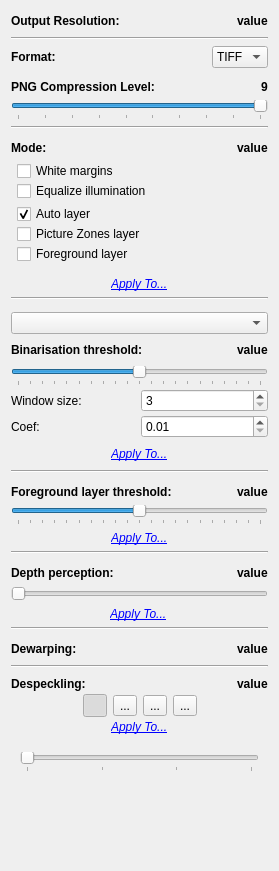
<?xml version="1.0" encoding="UTF-8"?>
<ui version="4.0">
 <class>OutputOptionsWidget</class>
 <widget class="QWidget" name="OutputOptionsWidget">
  <property name="geometry">
   <rect>
    <x>0</x>
    <y>0</y>
    <width>279</width>
    <height>871</height>
   </rect>
  </property>
  <property name="windowTitle">
   <string notr="true">Form</string>
  </property>
  <layout class="QVBoxLayout" name="verticalLayout_8">
   <item>
    <layout class="QHBoxLayout" name="horizontalLayout_15">
     <item>
      <widget class="QLabel" name="dpiLabel">
       <property name="font">
        <font>
         <weight>75</weight>
         <bold>true</bold>
        </font>
       </property>
       <property name="contextMenuPolicy">
        <enum>Qt::NoContextMenu</enum>
       </property>
       <property name="text">
        <string>Output Resolution:</string>
       </property>
       <property name="textFormat">
        <enum>Qt::RichText</enum>
       </property>
      </widget>
     </item>
     <item>
      <spacer name="horizontalSpacer_2">
       <property name="orientation">
        <enum>Qt::Horizontal</enum>
       </property>
       <property name="sizeHint" stdset="0">
        <size>
         <width>40</width>
         <height>20</height>
        </size>
       </property>
      </spacer>
     </item>
     <item>
      <widget class="QLabel" name="dpiValue">
       <property name="font">
        <font>
         <weight>75</weight>
         <bold>true</bold>
        </font>
       </property>
       <property name="text">
        <string notr="true">value</string>
       </property>
      </widget>
     </item>
    </layout>
   </item>
   <item>
    <widget class="Line" name="line_2">
     <property name="orientation">
      <enum>Qt::Horizontal</enum>
     </property>
    </widget>
   </item>
   <item>
    <layout class="QHBoxLayout" name="horizontalLayout_format">
     <item>
      <widget class="QLabel" name="formatLabel">
       <property name="font">
        <font>
         <weight>75</weight>
         <bold>true</bold>
        </font>
       </property>
       <property name="text">
        <string>Format:</string>
       </property>
      </widget>
     </item>
     <item>
      <spacer name="horizontalSpacer_format">
       <property name="orientation">
        <enum>Qt::Horizontal</enum>
       </property>
       <property name="sizeHint" stdset="0">
        <size>
         <width>40</width>
         <height>20</height>
        </size>
       </property>
      </spacer>
     </item>
     <item>
      <widget class="QComboBox" name="formatSelector">
       <item>
        <property name="text">
         <string>TIFF</string>
        </property>
       </item>
       <item>
        <property name="text">
         <string>PNG</string>
        </property>
       </item>
      </widget>
     </item>
    </layout>
   </item>
   <item>
    <widget class="QWidget" name="pngCompressionPanel" native="true">
     <layout class="QVBoxLayout" name="verticalLayout_png">
      <property name="spacing">
       <number>3</number>
      </property>
      <property name="leftMargin">
       <number>0</number>
      </property>
      <property name="topMargin">
       <number>3</number>
      </property>
      <property name="rightMargin">
       <number>0</number>
      </property>
      <property name="bottomMargin">
       <number>0</number>
      </property>
      <item>
       <layout class="QHBoxLayout" name="horizontalLayout_png">
        <item>
         <widget class="QLabel" name="pngCompressionLabel">
          <property name="font">
           <font>
            <weight>75</weight>
            <bold>true</bold>
           </font>
          </property>
          <property name="text">
           <string>PNG Compression Level:</string>
          </property>
         </widget>
        </item>
        <item>
         <spacer name="horizontalSpacer_png">
          <property name="orientation">
           <enum>Qt::Horizontal</enum>
          </property>
          <property name="sizeHint" stdset="0">
           <size>
            <width>40</width>
            <height>20</height>
           </size>
          </property>
         </spacer>
        </item>
        <item>
         <widget class="QLabel" name="pngCompressionValue">
          <property name="font">
           <font>
            <weight>75</weight>
            <bold>true</bold>
           </font>
          </property>
          <property name="text">
           <string notr="true">9</string>
          </property>
         </widget>
        </item>
       </layout>
      </item>
      <item>
       <layout class="QHBoxLayout" name="horizontalLayout_png_slider">
        <property name="spacing">
         <number>0</number>
        </property>
        <item>
         <widget class="QSlider" name="pngCompressionSlider">
          <property name="minimum">
           <number>0</number>
          </property>
          <property name="maximum">
           <number>9</number>
          </property>
          <property name="pageStep">
           <number>1</number>
          </property>
          <property name="value">
           <number>9</number>
          </property>
          <property name="orientation">
           <enum>Qt::Horizontal</enum>
          </property>
          <property name="tickPosition">
           <enum>QSlider::TicksBelow</enum>
          </property>
          <property name="tickInterval">
           <number>1</number>
          </property>
         </widget>
        </item>
       </layout>
      </item>
     </layout>
    </widget>
   </item>
   <item>
    <widget class="Line" name="line_format_separator">
     <property name="orientation">
      <enum>Qt::Horizontal</enum>
     </property>
    </widget>
   </item>
   <item>
    <widget class="QWidget" name="modePanel" native="true">
     <property name="sizePolicy">
      <sizepolicy hsizetype="Preferred" vsizetype="Preferred">
       <horstretch>0</horstretch>
       <verstretch>0</verstretch>
      </sizepolicy>
     </property>
     <property name="minimumSize">
      <size>
       <width>0</width>
       <height>168</height>
      </size>
     </property>
     <property name="maximumSize">
      <size>
       <width>16777215</width>
       <height>168</height>
      </size>
     </property>
     <layout class="QVBoxLayout" name="verticalLayout_6">
      <property name="spacing">
       <number>3</number>
      </property>
      <property name="leftMargin">
       <number>0</number>
      </property>
      <property name="topMargin">
       <number>3</number>
      </property>
      <property name="rightMargin">
       <number>0</number>
      </property>
      <property name="bottomMargin">
       <number>3</number>
      </property>
      <item>
       <layout class="QHBoxLayout" name="horizontalLayout_3">
        <item>
         <widget class="QLabel" name="modeLabel">
          <property name="font">
           <font>
            <weight>75</weight>
            <bold>true</bold>
           </font>
          </property>
          <property name="text">
           <string>Mode:</string>
          </property>
         </widget>
        </item>
        <item>
         <spacer name="horizontalSpacer_10">
          <property name="orientation">
           <enum>Qt::Horizontal</enum>
          </property>
          <property name="sizeHint" stdset="0">
           <size>
            <width>40</width>
            <height>20</height>
           </size>
          </property>
         </spacer>
        </item>
        <item>
         <widget class="QLabel" name="modeValue">
          <property name="font">
           <font>
            <weight>75</weight>
            <bold>true</bold>
           </font>
          </property>
          <property name="contextMenuPolicy">
           <enum>Qt::NoContextMenu</enum>
          </property>
          <property name="text">
           <string notr="true">value</string>
          </property>
          <property name="textFormat">
           <enum>Qt::RichText</enum>
          </property>
         </widget>
        </item>
       </layout>
      </item>
      <item>
       <widget class="QWidget" name="illuminationPanel" native="true">
        <layout class="QVBoxLayout" name="verticalLayout_3">
         <property name="spacing">
          <number>0</number>
         </property>
         <property name="leftMargin">
          <number>6</number>
         </property>
         <property name="topMargin">
          <number>0</number>
         </property>
         <property name="rightMargin">
          <number>0</number>
         </property>
         <property name="bottomMargin">
          <number>0</number>
         </property>
         <item>
          <widget class="QCheckBox" name="whiteMarginsCB">
           <property name="text">
            <string>White margins</string>
           </property>
          </widget>
         </item>
         <item>
          <widget class="QCheckBox" name="equalizeIlluminationCB">
           <property name="text">
            <string>Equalize illumination</string>
           </property>
          </widget>
         </item>
        </layout>
       </widget>
      </item>
      <item>
       <widget class="QWidget" name="layersPanel" native="true">
        <layout class="QVBoxLayout" name="verticalLayout_111">
         <property name="spacing">
          <number>0</number>
         </property>
         <property name="leftMargin">
          <number>6</number>
         </property>
         <property name="topMargin">
          <number>0</number>
         </property>
         <property name="rightMargin">
          <number>0</number>
         </property>
         <property name="bottomMargin">
          <number>0</number>
         </property>
         <item>
          <widget class="QCheckBox" name="autoLayerCB">
           <property name="text">
            <string>Auto layer</string>
           </property>
           <property name="checked">
            <bool>true</bool>
           </property>
          </widget>
         </item>
         <item>
          <widget class="QCheckBox" name="pictureZonesLayerCB">
           <property name="text">
            <string>Picture Zones layer</string>
           </property>
          </widget>
         </item>
         <item>
          <widget class="QCheckBox" name="foregroundLayerCB">
           <property name="text">
            <string>Foreground layer</string>
           </property>
          </widget>
         </item>
        </layout>
       </widget>
      </item>
      <item>
       <spacer name="verticalSpacer_2">
        <property name="orientation">
         <enum>Qt::Vertical</enum>
        </property>
        <property name="sizeHint" stdset="0">
         <size>
          <width>20</width>
          <height>40</height>
         </size>
        </property>
       </spacer>
      </item>
      <item>
       <layout class="QHBoxLayout" name="horizontalLayout_5">
        <item>
         <spacer name="horizontalSpacer_4">
          <property name="orientation">
           <enum>Qt::Horizontal</enum>
          </property>
          <property name="sizeHint" stdset="0">
           <size>
            <width>40</width>
            <height>20</height>
           </size>
          </property>
         </spacer>
        </item>
        <item>
         <widget class="QLabel" name="applyColorsButton">
          <property name="font">
           <font>
            <italic>true</italic>
           </font>
          </property>
          <property name="contextMenuPolicy">
           <enum>Qt::NoContextMenu</enum>
          </property>
          <property name="text">
           <string>&lt;a href=&quot;#&quot;&gt;Apply To...&lt;/a&gt;</string>
          </property>
          <property name="textFormat">
           <enum>Qt::RichText</enum>
          </property>
         </widget>
        </item>
        <item>
         <spacer name="horizontalSpacer_9">
          <property name="orientation">
           <enum>Qt::Horizontal</enum>
          </property>
          <property name="sizeHint" stdset="0">
           <size>
            <width>0</width>
            <height>20</height>
           </size>
          </property>
         </spacer>
        </item>
       </layout>
      </item>
      <item>
       <widget class="Line" name="line">
        <property name="orientation">
         <enum>Qt::Horizontal</enum>
        </property>
       </widget>
      </item>
     </layout>
    </widget>
   </item>
   <item>
    <widget class="QWidget" name="widget" native="true">
     <property name="minimumSize">
      <size>
       <width>0</width>
       <height>164</height>
      </size>
     </property>
     <property name="maximumSize">
      <size>
       <width>16777215</width>
       <height>164</height>
      </size>
     </property>
     <layout class="QVBoxLayout" name="verticalLayout_7">
      <property name="spacing">
       <number>0</number>
      </property>
      <property name="leftMargin">
       <number>0</number>
      </property>
      <property name="topMargin">
       <number>0</number>
      </property>
      <property name="rightMargin">
       <number>0</number>
      </property>
      <property name="bottomMargin">
       <number>0</number>
      </property>
      <item>
       <widget class="QWidget" name="bwOptions" native="true">
        <layout class="QVBoxLayout" name="verticalLayout">
         <property name="spacing">
          <number>3</number>
         </property>
         <property name="leftMargin">
          <number>0</number>
         </property>
         <property name="topMargin">
          <number>3</number>
         </property>
         <property name="rightMargin">
          <number>0</number>
         </property>
         <property name="bottomMargin">
          <number>0</number>
         </property>
         <item>
          <widget class="QComboBox" name="thresholdMethodSelector"/>
         </item>
         <item>
          <layout class="QHBoxLayout" name="horizontalLayout_12">
           <item>
            <widget class="QLabel" name="label">
             <property name="font">
              <font>
               <weight>75</weight>
               <bold>true</bold>
              </font>
             </property>
             <property name="text">
              <string>Binarisation threshold:</string>
             </property>
            </widget>
           </item>
           <item>
            <spacer name="horizontalSpacer_6">
             <property name="orientation">
              <enum>Qt::Horizontal</enum>
             </property>
             <property name="sizeHint" stdset="0">
              <size>
               <width>40</width>
               <height>20</height>
              </size>
             </property>
            </spacer>
           </item>
           <item>
            <widget class="QLabel" name="thresholdLabel">
             <property name="font">
              <font>
               <weight>75</weight>
               <bold>true</bold>
              </font>
             </property>
             <property name="text">
              <string notr="true">value</string>
             </property>
            </widget>
           </item>
          </layout>
         </item>
         <item>
          <layout class="QHBoxLayout" name="horizontalLayout_4">
           <property name="spacing">
            <number>0</number>
           </property>
           <item>
            <widget class="QSlider" name="thresholdSlider">
             <property name="contextMenuPolicy">
              <enum>Qt::ActionsContextMenu</enum>
             </property>
             <property name="styleSheet">
              <string notr="true"/>
             </property>
             <property name="minimum">
              <number>-30</number>
             </property>
             <property name="maximum">
              <number>30</number>
             </property>
             <property name="singleStep">
              <number>1</number>
             </property>
             <property name="pageStep">
              <number>5</number>
             </property>
             <property name="tracking">
              <bool>true</bool>
             </property>
             <property name="orientation">
              <enum>Qt::Horizontal</enum>
             </property>
             <property name="invertedAppearance">
              <bool>false</bool>
             </property>
             <property name="invertedControls">
              <bool>false</bool>
             </property>
             <property name="tickPosition">
              <enum>QSlider::TicksBelow</enum>
             </property>
             <property name="tickInterval">
              <number>3</number>
             </property>
            </widget>
           </item>
          </layout>
         </item>
         <item>
          <layout class="QGridLayout" name="gridLayout">
           <item row="0" column="0">
            <widget class="QLabel" name="thresholdWindowSizeLabel">
             <property name="text">
              <string>Window size:</string>
             </property>
            </widget>
           </item>
           <item row="0" column="1">
            <widget class="QSpinBox" name="thresholdWindowSize">
             <property name="toolTip">
              <string>The dimensions of a pixel neighborhood to consider.</string>
             </property>
             <property name="minimum">
              <number>3</number>
             </property>
             <property name="maximum">
              <number>9999</number>
             </property>
            </widget>
           </item>
           <item row="1" column="0">
            <widget class="QLabel" name="thresholdCoefLabel">
             <property name="text">
              <string>Coef:</string>
             </property>
            </widget>
           </item>
           <item row="1" column="1">
            <widget class="QDoubleSpinBox" name="thresholdCoef">
             <property name="toolTip">
              <string>Default value is 0.34.</string>
             </property>
             <property name="minimum">
              <double>0.01</double>
             </property>
             <property name="maximum">
              <double>9.99</double>
             </property>
             <property name="singleStep">
              <double>0.01</double>
             </property>
            </widget>
           </item>
          </layout>
         </item>
         <item>
          <layout class="QHBoxLayout" name="horizontalLayout_7">
           <property name="spacing">
            <number>0</number>
           </property>
           <item>
            <spacer name="horizontalSpacer_5">
             <property name="orientation">
              <enum>Qt::Horizontal</enum>
             </property>
             <property name="sizeHint" stdset="0">
              <size>
               <width>40</width>
               <height>20</height>
              </size>
             </property>
            </spacer>
           </item>
           <item>
            <widget class="QLabel" name="applyThresholdButton">
             <property name="font">
              <font>
               <italic>true</italic>
              </font>
             </property>
             <property name="contextMenuPolicy">
              <enum>Qt::NoContextMenu</enum>
             </property>
             <property name="text">
              <string>&lt;a href=&quot;#&quot;&gt;Apply To...&lt;/a&gt;</string>
             </property>
             <property name="textFormat">
              <enum>Qt::RichText</enum>
             </property>
            </widget>
           </item>
           <item>
            <spacer name="horizontalSpacer_7">
             <property name="orientation">
              <enum>Qt::Horizontal</enum>
             </property>
             <property name="sizeHint" stdset="0">
              <size>
               <width>40</width>
               <height>20</height>
              </size>
             </property>
            </spacer>
           </item>
          </layout>
         </item>
         <item>
          <widget class="Line" name="line_3">
           <property name="orientation">
            <enum>Qt::Horizontal</enum>
           </property>
          </widget>
         </item>
        </layout>
       </widget>
      </item>
     </layout>
    </widget>
   </item>
   <item>
    <widget class="QWidget" name="bwForegroundOptions" native="true">
     <layout class="QVBoxLayout" name="verticalLayout_4">
      <property name="spacing">
       <number>3</number>
      </property>
      <property name="leftMargin">
       <number>0</number>
      </property>
      <property name="topMargin">
       <number>3</number>
      </property>
      <property name="rightMargin">
       <number>0</number>
      </property>
      <property name="bottomMargin">
       <number>0</number>
      </property>
      <item>
       <layout class="QHBoxLayout" name="horizontalLayout_13">
        <item>
         <widget class="QLabel" name="label_2">
          <property name="font">
           <font>
            <weight>75</weight>
            <bold>true</bold>
           </font>
          </property>
          <property name="text">
           <string>Foreground layer threshold:</string>
          </property>
         </widget>
        </item>
        <item>
         <spacer name="horizontalSpacer_16">
          <property name="orientation">
           <enum>Qt::Horizontal</enum>
          </property>
          <property name="sizeHint" stdset="0">
           <size>
            <width>40</width>
            <height>20</height>
           </size>
          </property>
         </spacer>
        </item>
        <item>
         <widget class="QLabel" name="thresholdForegroundLabel">
          <property name="font">
           <font>
            <weight>75</weight>
            <bold>true</bold>
           </font>
          </property>
          <property name="text">
           <string notr="true">value</string>
          </property>
         </widget>
        </item>
       </layout>
      </item>
      <item>
       <layout class="QHBoxLayout" name="horizontalLayout_8">
        <property name="spacing">
         <number>0</number>
        </property>
        <item>
         <widget class="QSlider" name="thresholdForegroundSlider">
          <property name="contextMenuPolicy">
           <enum>Qt::ActionsContextMenu</enum>
          </property>
          <property name="styleSheet">
           <string notr="true"/>
          </property>
          <property name="minimum">
           <number>-30</number>
          </property>
          <property name="maximum">
           <number>30</number>
          </property>
          <property name="singleStep">
           <number>1</number>
          </property>
          <property name="pageStep">
           <number>5</number>
          </property>
          <property name="tracking">
           <bool>true</bool>
          </property>
          <property name="orientation">
           <enum>Qt::Horizontal</enum>
          </property>
          <property name="invertedAppearance">
           <bool>false</bool>
          </property>
          <property name="invertedControls">
           <bool>false</bool>
          </property>
          <property name="tickPosition">
           <enum>QSlider::TicksBelow</enum>
          </property>
          <property name="tickInterval">
           <number>3</number>
          </property>
         </widget>
        </item>
       </layout>
      </item>
      <item>
       <layout class="QHBoxLayout" name="horizontalLayout_14">
        <property name="spacing">
         <number>0</number>
        </property>
        <item>
         <spacer name="horizontalSpacer_17">
          <property name="orientation">
           <enum>Qt::Horizontal</enum>
          </property>
          <property name="sizeHint" stdset="0">
           <size>
            <width>40</width>
            <height>20</height>
           </size>
          </property>
         </spacer>
        </item>
        <item>
         <widget class="QLabel" name="applyForegroundThresholdButton">
          <property name="font">
           <font>
            <italic>true</italic>
           </font>
          </property>
          <property name="contextMenuPolicy">
           <enum>Qt::NoContextMenu</enum>
          </property>
          <property name="text">
           <string>&lt;a href=&quot;#&quot;&gt;Apply To...&lt;/a&gt;</string>
          </property>
          <property name="textFormat">
           <enum>Qt::RichText</enum>
          </property>
         </widget>
        </item>
        <item>
         <spacer name="horizontalSpacer_18">
          <property name="orientation">
           <enum>Qt::Horizontal</enum>
          </property>
          <property name="sizeHint" stdset="0">
           <size>
            <width>40</width>
            <height>20</height>
           </size>
          </property>
         </spacer>
        </item>
       </layout>
      </item>
      <item>
       <widget class="Line" name="line_6">
        <property name="orientation">
         <enum>Qt::Horizontal</enum>
        </property>
       </widget>
      </item>
     </layout>
    </widget>
   </item>
   <item>
    <widget class="QWidget" name="depthPerceptionPanel" native="true">
     <layout class="QVBoxLayout" name="verticalLayout_2">
      <property name="spacing">
       <number>3</number>
      </property>
      <property name="leftMargin">
       <number>0</number>
      </property>
      <property name="topMargin">
       <number>3</number>
      </property>
      <property name="rightMargin">
       <number>0</number>
      </property>
      <property name="bottomMargin">
       <number>3</number>
      </property>
      <item>
       <layout class="QHBoxLayout" name="horizontalLayout_17">
        <item>
         <widget class="QLabel" name="depthPerceptionLabel">
          <property name="font">
           <font>
            <weight>75</weight>
            <bold>true</bold>
           </font>
          </property>
          <property name="text">
           <string>Depth perception:</string>
          </property>
         </widget>
        </item>
        <item>
         <spacer name="horizontalSpacer_8">
          <property name="orientation">
           <enum>Qt::Horizontal</enum>
          </property>
          <property name="sizeHint" stdset="0">
           <size>
            <width>40</width>
            <height>20</height>
           </size>
          </property>
         </spacer>
        </item>
        <item>
         <widget class="QLabel" name="depthPerceptionValue">
          <property name="font">
           <font>
            <weight>75</weight>
            <bold>true</bold>
           </font>
          </property>
          <property name="text">
           <string notr="true">value</string>
          </property>
         </widget>
        </item>
       </layout>
      </item>
      <item>
       <layout class="QHBoxLayout" name="horizontalLayout_16">
        <item>
         <widget class="QSlider" name="depthPerceptionSlider">
          <property name="contextMenuPolicy">
           <enum>Qt::ActionsContextMenu</enum>
          </property>
          <property name="minimum">
           <number>10</number>
          </property>
          <property name="maximum">
           <number>30</number>
          </property>
          <property name="pageStep">
           <number>5</number>
          </property>
          <property name="value">
           <number>10</number>
          </property>
          <property name="orientation">
           <enum>Qt::Horizontal</enum>
          </property>
         </widget>
        </item>
       </layout>
      </item>
      <item>
       <layout class="QHBoxLayout" name="horizontalLayout_10">
        <item>
         <spacer name="horizontalSpacer_13">
          <property name="orientation">
           <enum>Qt::Horizontal</enum>
          </property>
          <property name="sizeHint" stdset="0">
           <size>
            <width>40</width>
            <height>20</height>
           </size>
          </property>
         </spacer>
        </item>
        <item>
         <widget class="QLabel" name="applyDepthPerception">
          <property name="font">
           <font>
            <italic>true</italic>
           </font>
          </property>
          <property name="contextMenuPolicy">
           <enum>Qt::NoContextMenu</enum>
          </property>
          <property name="text">
           <string>&lt;a href=&quot;#&quot;&gt;Apply To...&lt;/a&gt;</string>
          </property>
          <property name="textFormat">
           <enum>Qt::RichText</enum>
          </property>
         </widget>
        </item>
        <item>
         <spacer name="horizontalSpacer_3">
          <property name="orientation">
           <enum>Qt::Horizontal</enum>
          </property>
          <property name="sizeHint" stdset="0">
           <size>
            <width>40</width>
            <height>20</height>
           </size>
          </property>
         </spacer>
        </item>
        <item>
         <widget class="Line" name="line_4">
          <property name="orientation">
           <enum>Qt::Horizontal</enum>
          </property>
         </widget>
        </item>
       </layout>
      </item>
      <item>
       <widget class="Line" name="line_7">
        <property name="orientation">
         <enum>Qt::Horizontal</enum>
        </property>
       </widget>
      </item>
     </layout>
    </widget>
   </item>
   <item>
    <layout class="QHBoxLayout" name="horizontalLayout_11">
     <item>
      <widget class="QLabel" name="dewarpingLabel">
       <property name="font">
        <font>
         <weight>75</weight>
         <bold>true</bold>
        </font>
       </property>
       <property name="text">
        <string>Dewarping:</string>
       </property>
      </widget>
     </item>
     <item>
      <spacer name="horizontalSpacer_20">
       <property name="orientation">
        <enum>Qt::Horizontal</enum>
       </property>
       <property name="sizeHint" stdset="0">
        <size>
         <width>0</width>
         <height>20</height>
        </size>
       </property>
      </spacer>
     </item>
     <item>
      <widget class="QLabel" name="dewarpingStatusLabel">
       <property name="font">
        <font>
         <weight>75</weight>
         <bold>true</bold>
        </font>
       </property>
       <property name="contextMenuPolicy">
        <enum>Qt::NoContextMenu</enum>
       </property>
       <property name="text">
        <string notr="true">value</string>
       </property>
       <property name="textFormat">
        <enum>Qt::RichText</enum>
       </property>
      </widget>
     </item>
    </layout>
   </item>
   <item>
    <widget class="Line" name="line_5">
     <property name="orientation">
      <enum>Qt::Horizontal</enum>
     </property>
    </widget>
   </item>
   <item>
    <widget class="QWidget" name="despecklingPanel" native="true">
     <layout class="QVBoxLayout" name="verticalLayout_5">
      <property name="spacing">
       <number>0</number>
      </property>
      <property name="leftMargin">
       <number>0</number>
      </property>
      <property name="topMargin">
       <number>0</number>
      </property>
      <property name="rightMargin">
       <number>0</number>
      </property>
      <property name="bottomMargin">
       <number>0</number>
      </property>
      <item>
       <layout class="QHBoxLayout" name="horizontalLayout_6">
        <item>
         <widget class="QLabel" name="despeckleLabel">
          <property name="font">
           <font>
            <weight>75</weight>
            <bold>true</bold>
           </font>
          </property>
          <property name="text">
           <string>Despeckling:</string>
          </property>
         </widget>
        </item>
        <item>
         <spacer name="horizontalSpacer">
          <property name="orientation">
           <enum>Qt::Horizontal</enum>
          </property>
          <property name="sizeHint" stdset="0">
           <size>
            <width>40</width>
            <height>20</height>
           </size>
          </property>
         </spacer>
        </item>
        <item>
         <widget class="QLabel" name="despeckleValue">
          <property name="font">
           <font>
            <weight>75</weight>
            <bold>true</bold>
           </font>
          </property>
          <property name="text">
           <string notr="true">value</string>
          </property>
         </widget>
        </item>
       </layout>
      </item>
      <item>
       <layout class="QHBoxLayout" name="horizontalLayout">
        <property name="spacing">
         <number>6</number>
        </property>
        <item>
         <spacer name="horizontalSpacer_11">
          <property name="orientation">
           <enum>Qt::Horizontal</enum>
          </property>
          <property name="sizeHint" stdset="0">
           <size>
            <width>40</width>
            <height>20</height>
           </size>
          </property>
         </spacer>
        </item>
        <item>
         <widget class="QToolButton" name="despeckleOffBtn">
          <property name="statusTip">
           <string>No despeckling</string>
          </property>
          <property name="text">
           <string notr="true"/>
          </property>
          <property name="iconSize">
           <size>
            <width>16</width>
            <height>16</height>
           </size>
          </property>
          <property name="checkable">
           <bool>true</bool>
          </property>
          <property name="checked">
           <bool>true</bool>
          </property>
          <property name="autoExclusive">
           <bool>true</bool>
          </property>
         </widget>
        </item>
        <item>
         <widget class="QToolButton" name="despeckleCautiousBtn">
          <property name="statusTip">
           <string>Cautious despeckling</string>
          </property>
          <property name="text">
           <string notr="true">...</string>
          </property>
          <property name="icon">
           <iconset resource="../../../../app/resources/resources.qrc">
            <normaloff>:/icons/despeckle-cautious.png.png</normaloff>:/icons/despeckle-cautious.png.png</iconset>
          </property>
          <property name="iconSize">
           <size>
            <width>16</width>
            <height>16</height>
           </size>
          </property>
          <property name="checkable">
           <bool>true</bool>
          </property>
          <property name="autoExclusive">
           <bool>true</bool>
          </property>
         </widget>
        </item>
        <item>
         <widget class="QToolButton" name="despeckleNormalBtn">
          <property name="statusTip">
           <string>Normal despeckling</string>
          </property>
          <property name="text">
           <string notr="true">...</string>
          </property>
          <property name="icon">
           <iconset resource="../../../../app/resources/resources.qrc">
            <normaloff>:/icons/despeckle-normal.png.png</normaloff>:/icons/despeckle-normal.png.png</iconset>
          </property>
          <property name="iconSize">
           <size>
            <width>16</width>
            <height>16</height>
           </size>
          </property>
          <property name="checkable">
           <bool>true</bool>
          </property>
          <property name="autoExclusive">
           <bool>true</bool>
          </property>
         </widget>
        </item>
        <item>
         <widget class="QToolButton" name="despeckleAggressiveBtn">
          <property name="statusTip">
           <string>Aggressive despeckling</string>
          </property>
          <property name="text">
           <string notr="true">...</string>
          </property>
          <property name="icon">
           <iconset resource="../../../../app/resources/resources.qrc">
            <normaloff>:/icons/despeckle-aggressive.png.png</normaloff>:/icons/despeckle-aggressive.png.png</iconset>
          </property>
          <property name="iconSize">
           <size>
            <width>16</width>
            <height>16</height>
           </size>
          </property>
          <property name="checkable">
           <bool>true</bool>
          </property>
          <property name="autoExclusive">
           <bool>true</bool>
          </property>
         </widget>
        </item>
        <item>
         <spacer name="horizontalSpacer_12">
          <property name="orientation">
           <enum>Qt::Horizontal</enum>
          </property>
          <property name="sizeHint" stdset="0">
           <size>
            <width>40</width>
            <height>20</height>
           </size>
          </property>
         </spacer>
        </item>
       </layout>
      </item>
      <item>
       <layout class="QHBoxLayout" name="horizontalLayout_9">
        <item>
         <spacer name="horizontalSpacer_14">
          <property name="orientation">
           <enum>Qt::Horizontal</enum>
          </property>
          <property name="sizeHint" stdset="0">
           <size>
            <width>40</width>
            <height>20</height>
           </size>
          </property>
         </spacer>
        </item>
        <item>
         <widget class="QLabel" name="applyDespeckleButton">
          <property name="font">
           <font>
            <italic>true</italic>
           </font>
          </property>
          <property name="contextMenuPolicy">
           <enum>Qt::NoContextMenu</enum>
          </property>
          <property name="text">
           <string>&lt;a href=&quot;#&quot;&gt;Apply To...&lt;/a&gt;</string>
          </property>
          <property name="textFormat">
           <enum>Qt::RichText</enum>
          </property>
         </widget>
        </item>
        <item>
         <spacer name="horizontalSpacer_15">
          <property name="orientation">
           <enum>Qt::Horizontal</enum>
          </property>
          <property name="sizeHint" stdset="0">
           <size>
            <width>0</width>
            <height>20</height>
           </size>
          </property>
         </spacer>
        </item>
       </layout>
      </item>
     </layout>
    </widget>
   </item>
   <item>
    <widget class="QWidget" name="despeckleSliderPanel" native="true">
     <property name="contextMenuPolicy">
      <enum>Qt::ActionsContextMenu</enum>
     </property>
     <layout class="QHBoxLayout" name="horizontalLayout_2">
      <item>
       <widget class="QSlider" name="despeckleSlider">
        <property name="minimum">
         <number>0</number>
        </property>
        <property name="maximum">
         <number>3</number>
        </property>
        <property name="pageStep">
         <number>1</number>
        </property>
        <property name="orientation">
         <enum>Qt::Horizontal</enum>
        </property>
        <property name="tickPosition">
         <enum>QSlider::TicksBelow</enum>
        </property>
        <property name="tickInterval">
         <number>1</number>
        </property>
       </widget>
      </item>
     </layout>
    </widget>
   </item>
   <item>
    <spacer name="verticalSpacer">
     <property name="orientation">
      <enum>Qt::Vertical</enum>
     </property>
     <property name="sizeHint" stdset="0">
      <size>
       <width>20</width>
       <height>41</height>
      </size>
     </property>
    </spacer>
   </item>
  </layout>
  <action name="actionModeBW">
   <property name="text">
    <string>&amp;Black and White</string>
   </property>
  </action>
  <action name="actionModeColorOrGrayscale">
   <property name="text">
    <string>&amp;Color / Grayscale</string>
   </property>
  </action>
  <action name="actionModeMixed">
   <property name="text">
    <string>&amp;Mixed</string>
   </property>
  </action>
  <action name="actionReset_to_default_value">
   <property name="text">
    <string>&amp;Reset to default value</string>
   </property>
  </action>
  <action name="actionReset_to_default_value_foeground">
   <property name="text">
    <string>&amp;Reset to default value</string>
   </property>
  </action>
  <action name="actionactionDespeckleOff">
   <property name="text">
    <string notr="true">actionDespeckleOff</string>
   </property>
  </action>
  <action name="actionactionDespeckleCautious">
   <property name="text">
    <string notr="true">actionDespeckleCautious</string>
   </property>
  </action>
  <action name="actionactionDespeckleNormal">
   <property name="text">
    <string notr="true">actionDespeckleNormal</string>
   </property>
  </action>
  <action name="actionactionDespeckleAggressive">
   <property name="text">
    <string notr="true">actionDespeckleAggressive</string>
   </property>
  </action>
 </widget>
 <resources>
  <include location="../../../../app/resources/resources.qrc"/>
 </resources>
 <connections/>
</ui>
